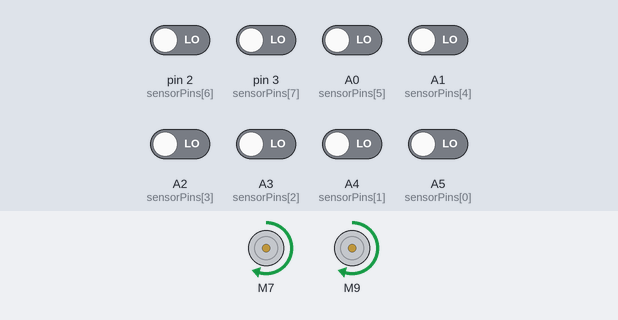
A sketch run on a simulated Arduino Uno, built with avr-gcc and run on an emulated ATmega328P. Shown: 2 × DC motor (green arrow = forward, orange = backward, longer = faster). The inputs (shaded band) are chosen by the test bench; at power-on: A0 (sensorPins[5]), A1 (sensorPins[4]), A2 (sensorPins[3]), A3 (sensorPins[2]), A4 (sensorPins[1]), A5 (sensorPins[0]), pin 2 (sensorPins[6]), pin 3 (sensorPins[7]) LOW.

Above: at 1.2 s.
1.3 s: pin 3 (sensorPins[7]) driven HIGH
At 2.0 s:
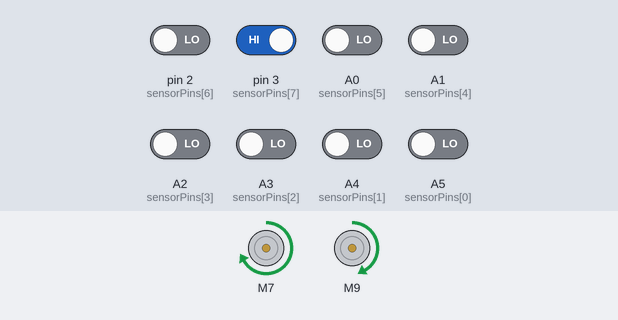
4.3 s: A0 (sensorPins[5]) driven HIGH
At 5.4 s:
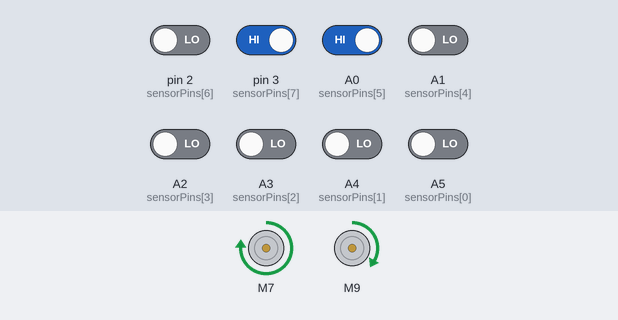
7.1 s: pin 2 (sensorPins[6]) driven HIGH
At 8.7 s:
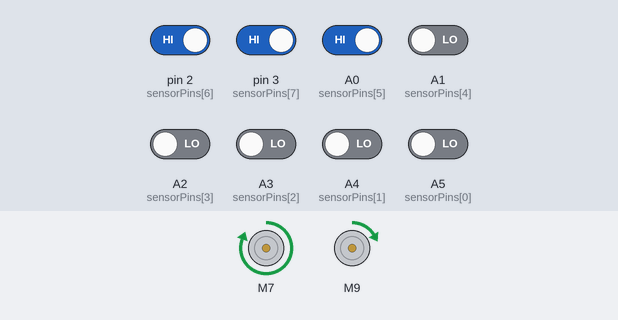
10.1 s: A1 (sensorPins[4]) driven HIGH
At 11.2 s:
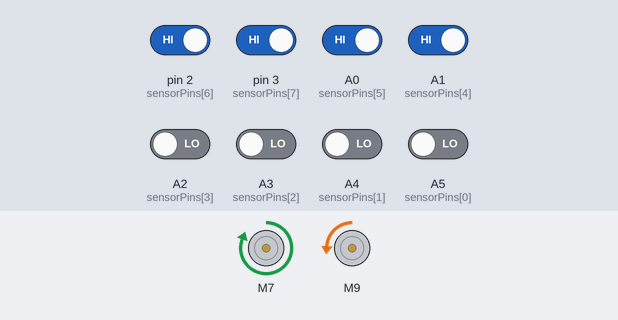
13.1 s: A2 (sensorPins[3]) driven HIGH
16.1 s: A3 (sensorPins[2]) driven HIGH
Timing chart, 0 to 33.2 s (numbered marks = the images above; inputs shaded):
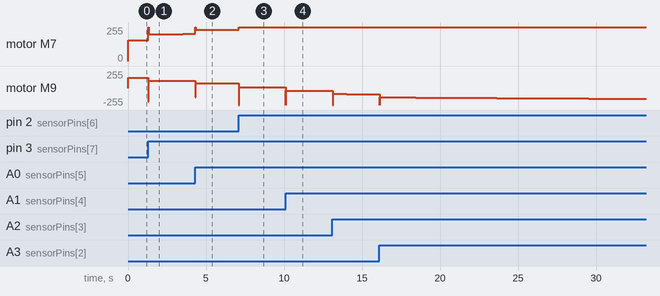

The sketch:

main_code.ino
```cpp
#include <L298NX2.h>
#define MAXSPEED 255
#define MINSPEED -255
#define basespeed 155
const int numSensors = 8;
const int sensorPins[] = {A5, A4, A3, A2, A1, A0, 2, 3};
int sensorValues[numSensors];
const double Kp = 0.95;
const double Ki = 0.0001;
const double Kd = 6.3;
#define s sensorValues
double P = 0.0;
double I = 0.0;
double D = 0.0;
double lasterror = 0.0;
const int EN_A = 6;
const int IN1_A = 7;
const int IN2_A = 8;


const int EN_B = 11;
const int IN1_B = 9;
const int IN2_B = 10;

L298NX2 motors(EN_A, IN1_A, IN2_A, EN_B, IN1_B, IN2_B);
void setup() {
  Serial.begin(9600);
  for (int i = 0; i < numSensors; i++)
  {
    pinMode(sensorPins[i], INPUT);
  }
  // motors.setSpeedA(100);
  // motors.setSpeedB(100);
}

void PIDControl() {
  int pos = line_pos(sensorValues);
  // Serial.print("Position: ");
  // Serial.print(pos);
  // Serial.println();
  if(pos == -1) return;
  double error = 350-pos;

  // error = error*2;
  P  = error;
  I = I + error;
  D = error-lasterror;
  // Serial.print(" P: "); Serial.print(P);
  // Serial.print(" I: "); Serial.print(I);
  // Serial.print(" D: "); Serial.print(D);
  lasterror = error;

  float speed = P*Kp + D*Kd + I*Ki;
  // Serial.print(" Speed: "); Serial.println(speed);
  double speedA = (basespeed + speed);
  double speedB = (basespeed - speed);
  if(speedA > MAXSPEED) speedA = MAXSPEED;
  if(speedB > MAXSPEED) speedB = MAXSPEED;
  if (speedA < MINSPEED) {
    speedA = MINSPEED;
  }
  if (speedB < MINSPEED) {
    speedB = MINSPEED;

  }

  motors.setSpeedA((int)abs(speedA));
  motors.setSpeedB((int)abs(speedB));

  if(speedA>=0) motors.forwardA();
  else motors.backwardA();

  if(speedB>=0) motors.forwardB();
  else motors.backwardB();
}

int line_pos(int sensorarr[])
{
  int pos = 0 , cnt = 0;
  for(int i = 0; i<numSensors; i++)
  {
    if(sensorarr[i] == 0)
    {
      pos += 100*i;
      cnt++;
    }
  }
  if(cnt == 0) //All white
  {
    motors.stop();
    delay(300);
    motors.setSpeedA(80);
    motors.setSpeedB(80);
    motors.backwardA();
    motors.backwardB();
    delay(300);
    return -1;
  }
  else
  {

  return pos/cnt;
  }
}


void loop() {
  // motors.setSpeedA(MAXSPEED+27);
  // motors.setSpeedB(MAXSPEED);
  for (int i = 0; i < numSensors; i++) {
    sensorValues[i] = digitalRead(sensorPins[i]);
  }
  // Serial.print(motors.getSpeedA());
  // Serial.print(" ");
  // Serial.println(motors.getSpeedB());
  // for(int i = 0; i<numSensors; i++)
  // {
  //   Serial.print(sensorValues[i]);
  // }
  // Serial.println();
  PIDControl();
  // delay(2);
  //motors.forward();
  delay(22);
}
```

Measured:
- after the input at 1.3 s, motor M7: forward 155/255 → forward 202/255 at once, → forward 203/255 2.2 s later; motor M9: forward 155/255 → forward 107/255 at once, → forward 106/255 2.2 s later
- after the input at 4.3 s, motor M7: forward 203/255 → forward 235/255 at once, → forward 236/255 1.4 s later; motor M9: forward 106/255 → forward 74/255 at once, → forward 73/255 1.4 s later
- after the input at 7.1 s, motor M7: forward 236/255 → forward 255/255 at once; motor M9: forward 73/255 → forward 10/255 at once, → forward 9/255 1.1 s later, → forward 8/255 1.5 s later
